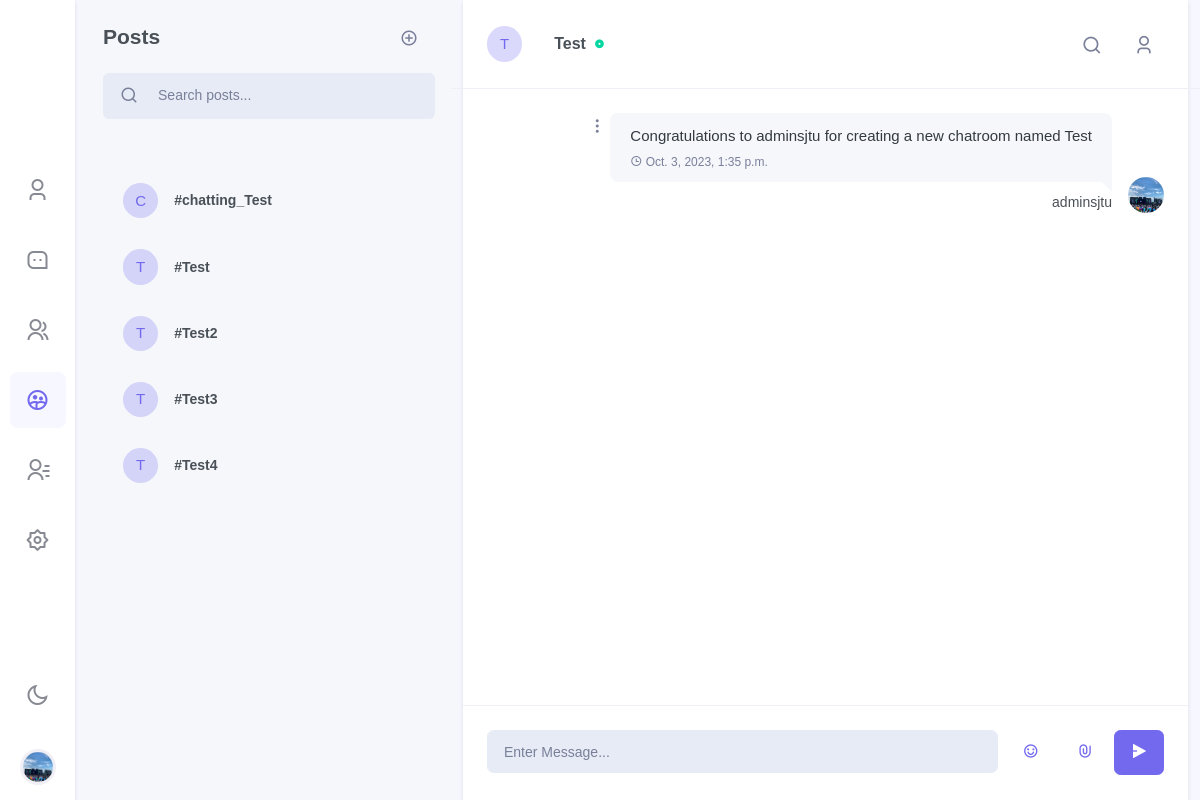
The page /chat/chatroom/Test/chatting_Test/?dark=False (signed in) on the database as committed earlier.
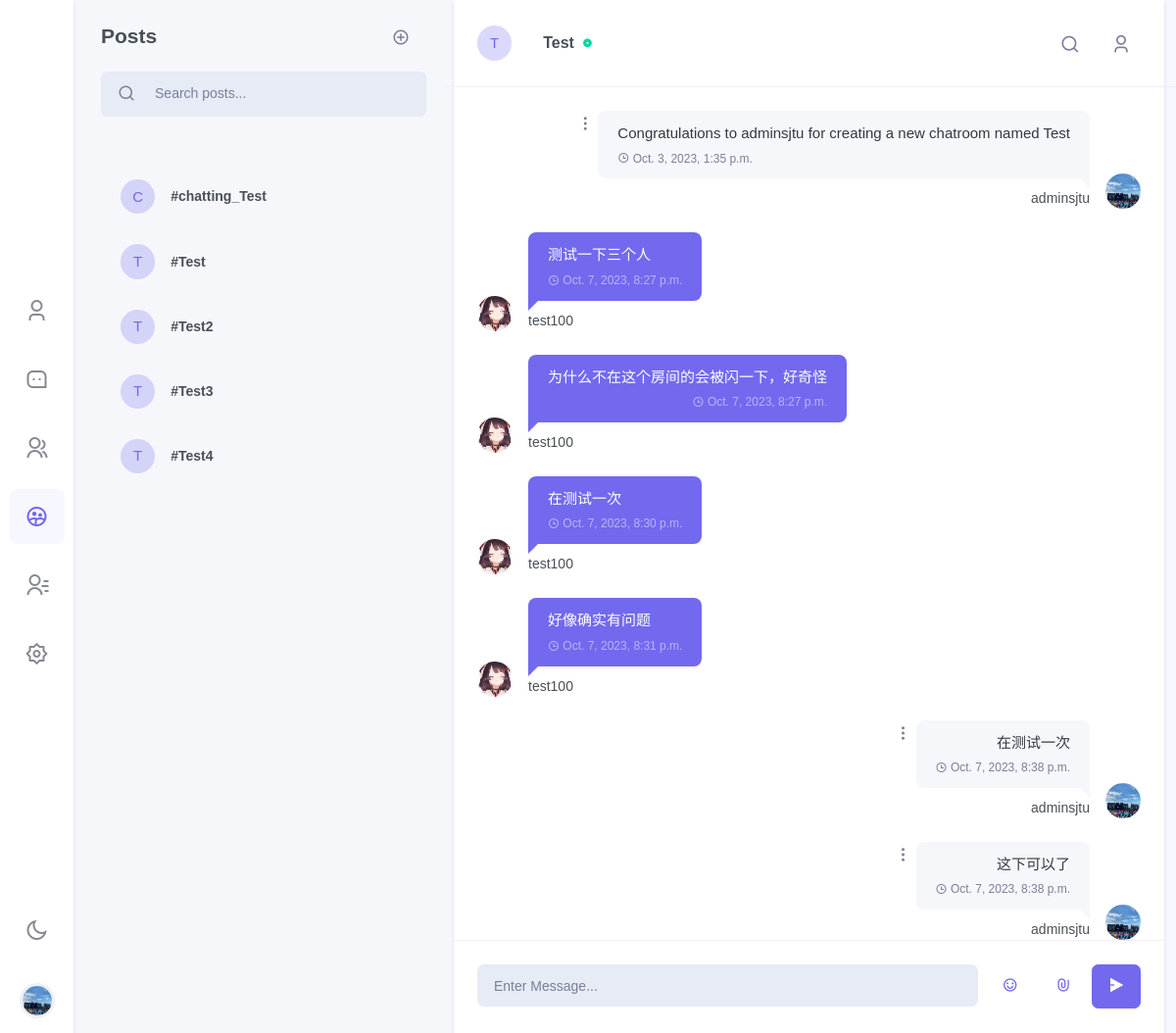
The same page on the database as committed later.
### chat/models.py (models this page shows, shortened)
class Post(models.Model):
    title = models.CharField(max_length=128)
    author = models.ForeignKey(to=User, on_delete=models.CASCADE)
    author_profile = models.ForeignKey(to=Profile, on_delete=models.CASCADE)
    about_post = models.CharField(max_length=1000, default="The author did not set an introduction to the topic")
    image = models.ImageField(upload_to='post_image', null=True, blank=True)
    created_on = models.DateTimeField(auto_now_add=True)
    updated_on = models.DateTimeField(auto_now= True)
    belong_room = models.ForeignKey(to=Room, on_delete=models.CASCADE)
    tags = models.ManyToManyField(Tag, blank=True)
    @property
    def initial(self):
        return self.title[0].upper()
    class Meta:
        ordering = ['-created_on']

class RoomMessage(models.Model):
    uid = models.UUIDField(default=uuid.uuid4, editable=False, unique=True)
    user = models.ForeignKey(to=get_user_model(), on_delete=models.CASCADE)
    room = models.ForeignKey(to=Room, on_delete=models.CASCADE)
    belong_post = models.ForeignKey(to=Post, on_delete=models.CASCADE)
    content = models.CharField(max_length=512)
    timestamp = models.DateTimeField(auto_now_add=True)
    attachment = models.FileField(upload_to=get_room_image_upload_path, null=True, blank=True)
    @property
    def image_url(self):
        profile = Profile.objects.get(user=self.user)
        return profile.image_url
    @property
    def attachment_name(self):
        if self.attachment.name == "" or self.attachment.name is None:
            return None
        return os.path.basename(self.attachment.name)

class Profile(models.Model):
    about_me = models.TextField(default='There is no Personal Signature here yet. You can add it through settings')
    image = models.ImageField(upload_to='profile_image', null=True, blank=True)
    user = models.OneToOneField(User, on_delete=models.CASCADE)
    location = models.CharField(max_length=50, default="Unkown")
    @property
    def image_url(self):
        if self.image == "":
            return "/media/static_default/{}.png".format(self.user_initial)
        else:
            return self.image.url

### users/models.py (models this page shows, shortened)
class User(AbstractUser):
    top_friends = models.ManyToManyField(settings.AUTH_USER_MODEL, blank=True, related_name='friends_set')
    friends = models.ManyToManyField(settings.AUTH_USER_MODEL, blank=True, related_name='top_friends_set')
    email = models.EmailField('email address', primary_key=True, unique=True)
    USERNAME_FIELD = 'email'
    REQUIRED_FIELDS = ["username"]

### chat/views.py (the view, shortened to what this page needs)
# urls.py: path('chatroom/<str:room_name>/<str:post_name>/', views.innerroom, name='innerroom'),
@login_required
def innerroom(request: HttpRequest, room_name, post_name, dark=False):
    if request.GET:
        dark = request.GET['dark']
        dark = False if dark == 'False' else True
    username = request.user.username
    user = get_object_or_404(User, username=username)
    profile = get_object_or_404(Profile, user=user)
    chat_room = get_object_or_404(Room, name=room_name)
    if post_name == "chatting_" + room_name:
        chatting_post = True
    else:
        chatting_post = False
    cur_post = get_object_or_404(Post, title=post_name, belong_room=chat_room)
    room_messages = RoomMessage.objects.filter(room=chat_room, belong_post=cur_post).order_by('timestamp')
    posts = Post.objects.filter(belong_room=chat_room).order_by('created_on')
    wrong_message = ""
    users_img_urls = dict()
    for rm in room_messages:
        user = rm.user
        user_profile = get_object_or_404(Profile, user=user)
        users_img_urls[user_profile.user.username] = user_profile.image_url
    return render(
        request=request,
        template_name='chat/innerroom.html',
        context={
            'profile': profile,
            'rooms': Room.objects.all(),
            'cur_room': chat_room,
            'wrong_message': wrong_message,
            'room_messages': room_messages,
            'posts': posts,
            'cur_post': cur_post,
            'chatting_post': chatting_post,
            'users_img_urls_json': json.dumps(users_img_urls),
            'dark': dark,
            'light': not dark,
            'tags': Tag.objects.all(),
        }
    )

### chat/models.py (called while the page is built)
    @property
    def initial(self):
        return self.name[0].upper()

    @property
    def image_url(self):
        if self.image == "":
            return "/media/static_default/{}.png".format(self.initial)
        else:
            return self.image.url

### templates/chat/innerroom.html (shortened to what this page needs)
{% extends 'chat/base.html' %}
{% block side_menu %}
    {% include "chat/side_menus/side_menu_chatroom.html" %}
{% endblock %}
{% block leftsidebar %}
    {% include "chat/leftsidebar/leftsidebar_innerroom.html" %}
{% endblock %}
{% block chat_conversation %}
    {% if chatting_post %}
        {% include "chat/body/body_innerroom_chatting.html" %}
    {% else %}
        {% include "chat/body/body_innerroom_post.html" %}
    {% endif %}
{% endblock %}

### templates/chat/side_menus/side_menu_chatroom.html (shortened to what this page needs)
{% load static %}
<div class="side-menu flex-lg-column mr-lg-1">
<div class="sidebar_logo">
    <a href="" class="logo logo-dark">
    </a>
</div>
<div class="flex-lg-column my-auto">
    <ul class="nav nav-pills side-menu-nav justify-content-center" role="tablist">
        <li class="nav-item" data-toggle="tooltip" data-trigger="hover" data-placement="top" title="Profile">
            <a href="{% url 'chat:my' %}?{{'dark'}}={{dark}}" class="nav-link" id="pills-user-tab" role="tab">
            <i class="ri-user-3-line"></i>
        </a></li>
        <li class="nav-item" data-toggle="tooltip" data-trigger="hover" data-placement="top" title="Chats">
            <a href="{% url 'chat:chat'%}?{{'dark'}}={{dark}}" class="nav-link" id="pills-chat-tab" role="tab">
            <i class="ri-message-3-line"></i>
        </a></li>
        <li class="nav-item" data-toggle="tooltip" data-trigger="hover" data-placement="top" title="Groups">
            <a href="{% url 'chat:groups'%}?{{'dark'}}={{dark}}" class="nav-link" id="pills-groups-tab" role="tab">
            <i class="ri-group-line"></i>
        </a></li>
        <li class="nav-item" data-toggle="tooltip" data-trigger="hover" data-placement="top" title="Chatroom">
            <a href="{% url 'chat:chatroom'%}?{{'dark'}}={{dark}}" class="nav-link active" id="pills-chatroom-tab" role="tab">
            <i class="ri-group-2-line"></i>
        </a></li>
        <li class="nav-item" data-toggle="tooltip" data-trigger="hover" data-placement="top" title="Contacts">
            <a href="{% url 'chat:contracts'%}?{{'dark'}}={{dark}}" class="nav-link" id="pills-contacts-tab" role="tab">
            <i class="ri-contacts-line"></i>
        </a></li>
        <li class="nav-item" data-toggle="tooltip" data-trigger="hover" data-placement="top" title="Settings">
            <a href="{% url 'chat:settings'%}?{{'dark'}}={{dark}}" class="nav-link" id="pills-setting-tab"  role="tab">
            <i class="ri-settings-2-line"></i>
        </a></li>
    </ul>
</div>
<div class="flex-lg-column d-none d-lg-block">
    <ul class="nav side-menu-nav justify-content-center">
        <li class="nav-item">
            <a class="nav-link" id="light-dark" href="{% url 'chat:chatroom'%}?{{'dark'}}={{light}}" data-toggle="tooltip" data-trigger="hover" data-placement="right" title="Dark / Light Mode">
                <i class="ri-sun-line theme-mode-icon"></i>
            </a>
        </li>
        <li class="nav-item btn-group dropup profile-user-dropdown">
            <a class="nav-link dropdown-toggle normal_container" href="#" role="button" data-toggle="dropdown" aria-haspopup="true" aria-expanded="false">
                <img src="{{ profile.image_url }}"  alt="" class="profile-user rounded-circle">
            </a>
        </li>
    </ul>
</div>
</div>

### templates/chat/leftsidebar/leftsidebar_innerroom.html (shortened to what this page needs)
<div>
    <div class="p-4">
        <div class="user-chat-nav float-right">
            <div data-toggle="tooltip" data-placement="bottom" title="Create post">
                <button type="button" class="btn btn-link text-decoration-none text-muted font-size-18 py-0" data-toggle="modal" data-target="#addpost-exampleModal">
                    <i class="ri-add-circle-line mr-1"></i>
                </button>
            </div>
        </div>
        <h4 class="mb-4">Posts</h4>
        <div class="search-box chat-search-box">
            <div class="input-group bg-light  input-group-lg rounded-lg">
                <div class="input-group-prepend">
                    <button class="btn btn-link text-decoration-none text-muted pr-1" type="button">
                        <i class="ri-search-line search-icon font-size-18"></i>
                    </button>
                </div>
                <input type="text" class="form-control bg-light" placeholder="Search posts...">
            </div>
        </div>
    </div>
    <div class="p-4 chat-message-list chat-chatroom-list" data-simplebar="">
    <ul class="list-unstyled chat-list">
        {% for post in posts %}
        <li><a href="{% url 'chat:innerroom' room_name=post.belong_room.name post_name=post.title %}?{{'dark'}}={{dark}}"><div class="media align-items-center">
            <div class="chat-user-img mr-3 avatar-xs">
                <span class="avatar-title rounded-circle bg-soft-primary text-primary">
                    {{ post.initial }}
                </span>
            </div>
            <div class="media-body overflow-hidden">
                <h5 class="text-truncate font-size-14 mb-0">#{{ post.title }}</h5>
            </div>
        </div></a></li>
        {% endfor %}
    </ul></div>
</div>

### templates/chat/body/body_innerroom_chatting.html (shortened to what the changed rows need)
<div class="w-100">
    <div class="chat-conversation p-3 p-lg-4" id="chatLog-container" style="overflow: auto;">
        <ul class="list-unstyled mb-0"i id="chatLog">
            {% for rm in room_messages %}
                {% if rm.user.username != profile.user.username %}
                <li><div class="conversation-list">
                    <div class="chat-avatar"><img src={{rm.image_url}} alt=""></div>
                    <div class="user-chat-content">
                        <div class="ctext-wrap">
                            <div class="ctext-wrap-content">
                                <p class="mb-0">{{rm.content}}</p>
                                <p class="chat-time mb-0"><i class="ri-time-line align-middle"></i> <span class="align-middle">{{rm.timestamp}}</span></p>
                            </div>
                        </div>
                        <div class="conversation-name">{{rm.user.username}}</div>
                    </div>
                </div></li>
                {% else %}
                <li class="right"><div class="conversation-list">
                    <div class="chat-avatar"><img src="{{ profile.image_url }}" alt=""></div>
                    <div class="user-chat-content">
                        <div class="ctext-wrap">
                            <div class="ctext-wrap-content">
                                <p class="mb-0">{{rm.content}}</p>
                                <p class="chat-time mb-0"><i class="ri-time-line align-middle"></i> <span class="align-middle">{{rm.timestamp}}</span></p>
                            </div>
                            <div class="dropdown align-self-start">
                                <a class="dropdown-toggle" href="#" role="button" data-toggle="dropdown" aria-haspopup="true" aria-expanded="false">
                                    <i class="ri-more-2-fill"></i>
                                </a>
                            </div>
                        </div>
                        <div class="conversation-name"> {{ profile.user.username }} </div>
                    </div>
                </div></li>
                {% endif %}
            {% endfor %}
        </ul>
    </div>
</div>

Rows that differ between the two databases and show on the page:
added RoomMessage: image_url (picture), content "测试一下三个人", timestamp "Oct. 7, 2023, 8:27 p.m.", user.username "test100"
added RoomMessage: image_url (picture), content "为什么不在这个房间的会被闪一下，好奇怪", timestamp "Oct. 7, 2023, 8:27 p.m.", user.username "test100"
added RoomMessage: image_url (picture), content "在测试一次", timestamp "Oct. 7, 2023, 8:30 p.m.", user.username "test100"
added RoomMessage: image_url (picture), content "好像确实有问题", timestamp "Oct. 7, 2023, 8:31 p.m.", user.username "test100"
added RoomMessage: image_url (picture), content "在测试一次", timestamp "Oct. 7, 2023, 8:38 p.m.", {{ profile.user.username }} "adminsjtu"
added RoomMessage: image_url (picture), content "这下可以了", timestamp "Oct. 7, 2023, 8:38 p.m.", {{ profile.user.username }} "adminsjtu"
